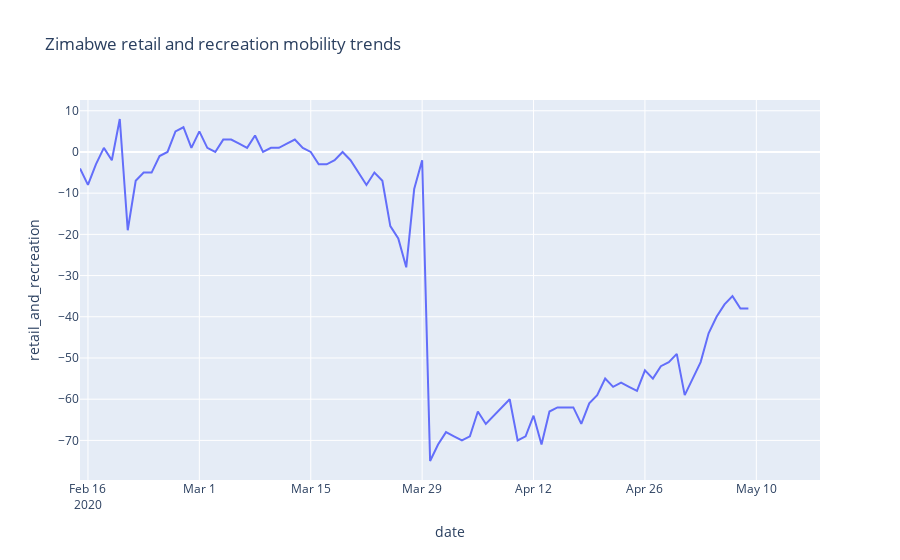

Source (notebook cell):
### Code cell
# Using plotly.express
import plotly.express as px

import pandas as pd


fig = px.line(zimmobility, x='date', y='retail_and_recreation', range_x=['2020-02-15','2020-05-18'], title='Zimabwe retail and recreation mobility trends',)

fig.show()

### Figure 1 — Plotly figure (JSON) as saved in the notebook; plotly's stock layout.template omitted (floating-point values rounded to 4 significant figures)
{"data": [{"hovertemplate": "date=%{x}<br>retail_and_recreation=%{y}<extra></extra>", "legendgroup": "", "line": {"color": "#636efa", "dash": "solid"}, "mode": "lines", "name": "", "showlegend": false, "type": "scatter", "x": ["2020-02-15", "2020-02-16", "2020-02-17", "2020-02-18", "2020-02-19", "2020-02-20", "2020-02-21", "2020-02-22", "2020-02-23", "2020-02-24", "2020-02-25", "2020-02-26", "2020-02-27", "2020-02-28", "2020-02-29", "2020-03-01", "2020-03-02", "2020-03-03", "2020-03-04", "2020-03-05", "2020-03-06", "2020-03-07", "2020-03-08", "2020-03-09", "2020-03-10", "2020-03-11", "2020-03-12", "2020-03-13", "2020-03-14", "2020-03-15", "2020-03-16", "2020-03-17", "2020-03-18", "2020-03-19", "2020-03-20", "2020-03-21", "2020-03-22", "2020-03-23", "2020-03-24", "2020-03-25", "2020-03-26", "2020-03-27", "2020-03-28", "2020-03-29", "2020-03-30", "2020-03-31", "2020-04-01", "2020-04-02", "2020-04-03", "2020-04-04", "2020-04-05", "2020-04-06", "2020-04-07", "2020-04-08", "2020-04-09", "2020-04-10", "2020-04-11", "2020-04-12", "2020-04-13", "2020-04-14", "2020-04-15", "2020-04-16", "2020-04-17", "2020-04-18", "2020-04-19", "2020-04-20", "2020-04-21", "2020-04-22", "2020-04-23", "2020-04-24", "2020-04-25", "2020-04-26", "2020-04-27", "2020-04-28", "2020-04-29", "2020-04-30", "2020-05-01", "2020-05-02", "2020-05-03", "2020-05-04", "2020-05-05", "2020-05-06", "2020-05-07", "2020-05-08", "2020-05-09"], "xaxis": "x", "y": [-4, -8, -3, 1, -2, 8, -19, -7, -5, -5, -1, 0, 5, 6, 1, 5, 1, 0, 3, 3, 2, 1, 4, 0, 1, 1, 2, 3, 1, 0, -3, -3, -2, 0, -2, -5, -8, -5, -7, -18, -21, -28, -9, -2, -75, -71, -68, -69, -70, -69, -63, -66, -64, -62, -60, -70, -69, -64, -71, -63, -62, -62, -62, -66, -61, -59, -55, -57, -56, -57, -58, -53, -55, -52, -51, -49, -59, -55, -51, -44, -40, -37, -35, -38, -38], "yaxis": "y"}], "layout": {"legend": {"tracegroupgap": 0}, "title": {"text": "Zimabwe retail and recreation mobility trends"}, "xaxis": {"anchor": "y", "domain": [0, 1], "range": ["2020-02-15", "2020-05-18"], "title": {"text": "date"}}, "yaxis": {"anchor": "x", "domain": [0, 1], "title": {"text": "retail_and_recreation"}}}}
